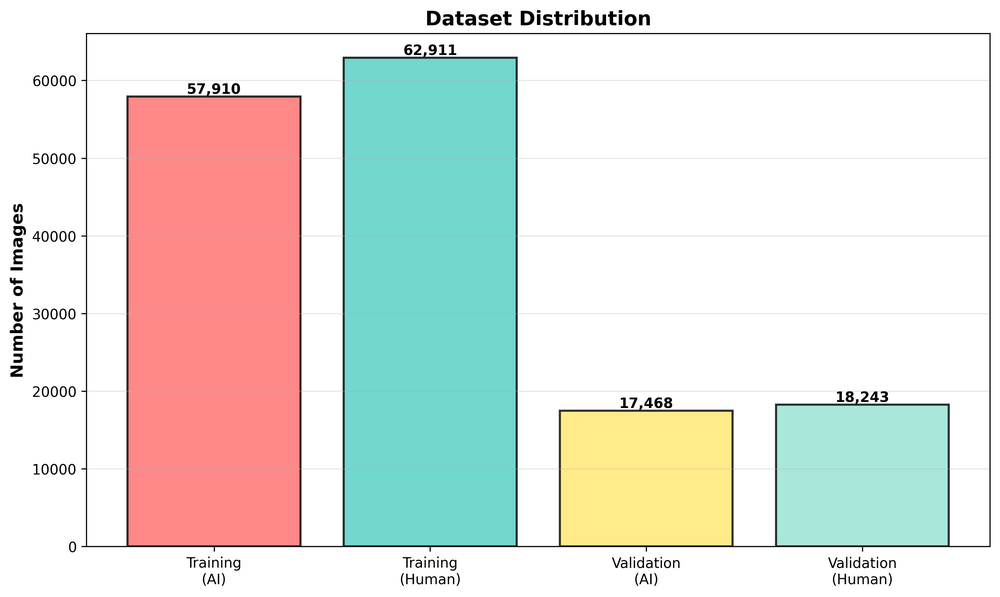
#> input picture AI_classify_for_ArtAuction/report_charts/dataset_distribution.png, 1000 x 597 px, shrunk from 2965 x 1769 before the run
$ python -i add_grayscale_data.py   (imports and definitions only)
#> lines starting #> are read from the running program, lines starting #| are printed output that depends on the picture
#!/usr/bin/env python3
"""
add_grayscale_data.py
- Convert existing color images to grayscale and add to dataset
- Maintains train/val split structure
- Adds 10-15% grayscale images to each class
"""

import os
import random
from pathlib import Path
from PIL import Image
from tqdm import tqdm

def convert_to_grayscale(img_path, output_path):
    """Convert color image to grayscale (3-channel RGB)"""
#> called with img_path = 'report_charts/dataset_distribution.png', output_path = 'out.png'
    try:
        img = Image.open(img_path).convert("RGB")
        # Convert to grayscale then back to RGB (3 channels)
        img_gray = img.convert("L").convert("RGB")
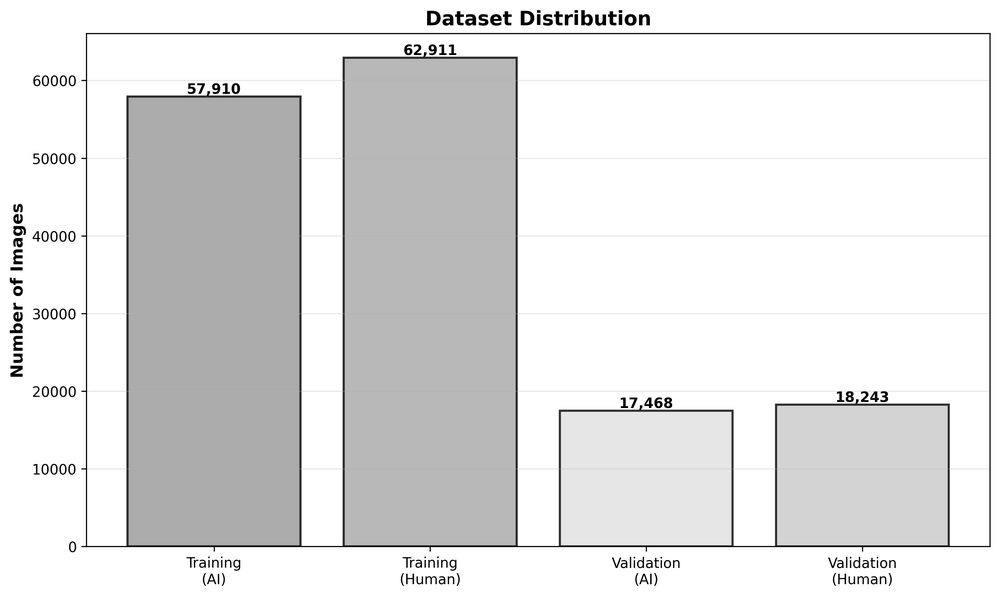
#> img_gray: PIL image 1000x597 RGB; min 0, max 255, mean 225.1
        img_gray.save(output_path, "JPEG", quality=95)
        return True
    except Exception as e:
        print(f"Error converting {img_path}: {e}")
        return False

# [67 lines left out: function add_grayscale_to_dataset, not called in this run]

# [11 lines not run here, left out]

>>> result = convert_to_grayscale('report_charts/dataset_distribution.png', 'out.png')

$ run again, on AI_classify_for_ArtAuction/report_charts/loss_progress.png
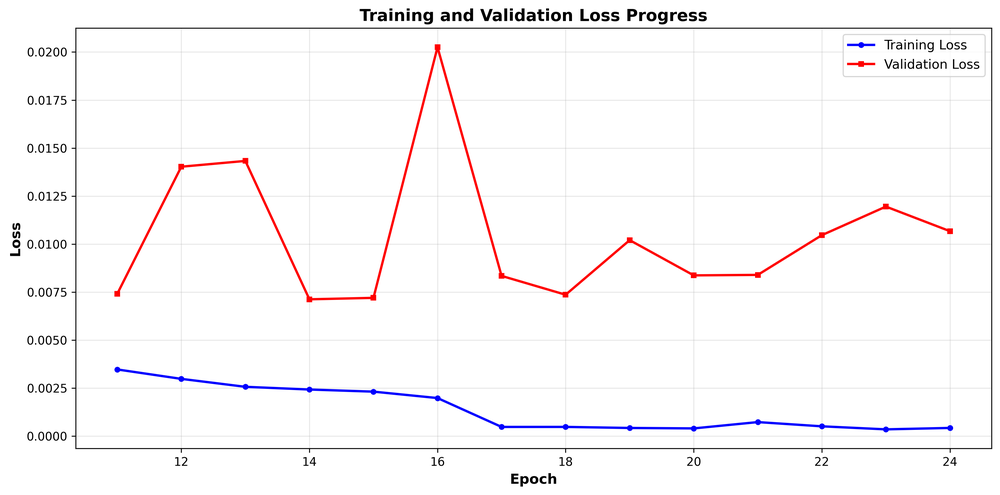
#> input picture AI_classify_for_ArtAuction/report_charts/loss_progress.png, 1000 x 495 px, shrunk from 3565 x 1764 before the run
#> in convert_to_grayscale, `img_gray = img.convert("L").convert("RGB")`:
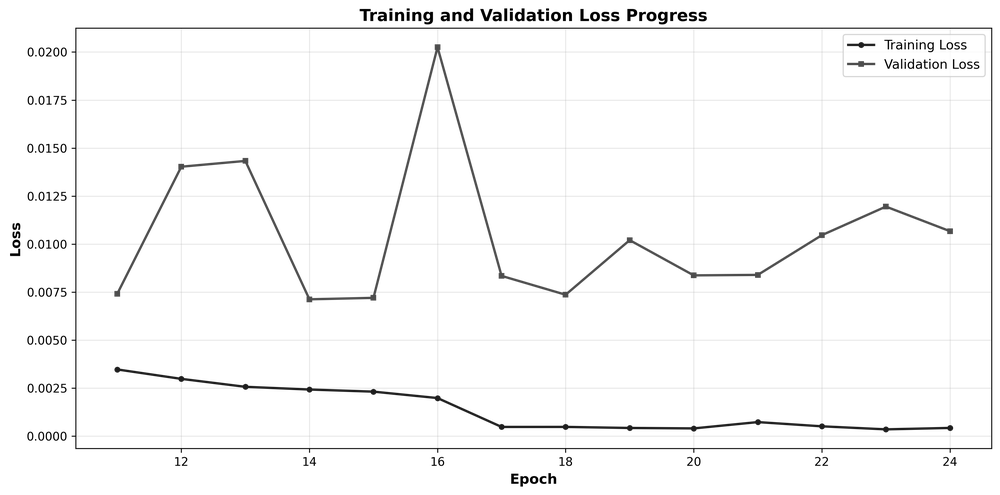
#> img_gray: PIL image 1000x495 RGB; min 0, max 255, mean 248.6
